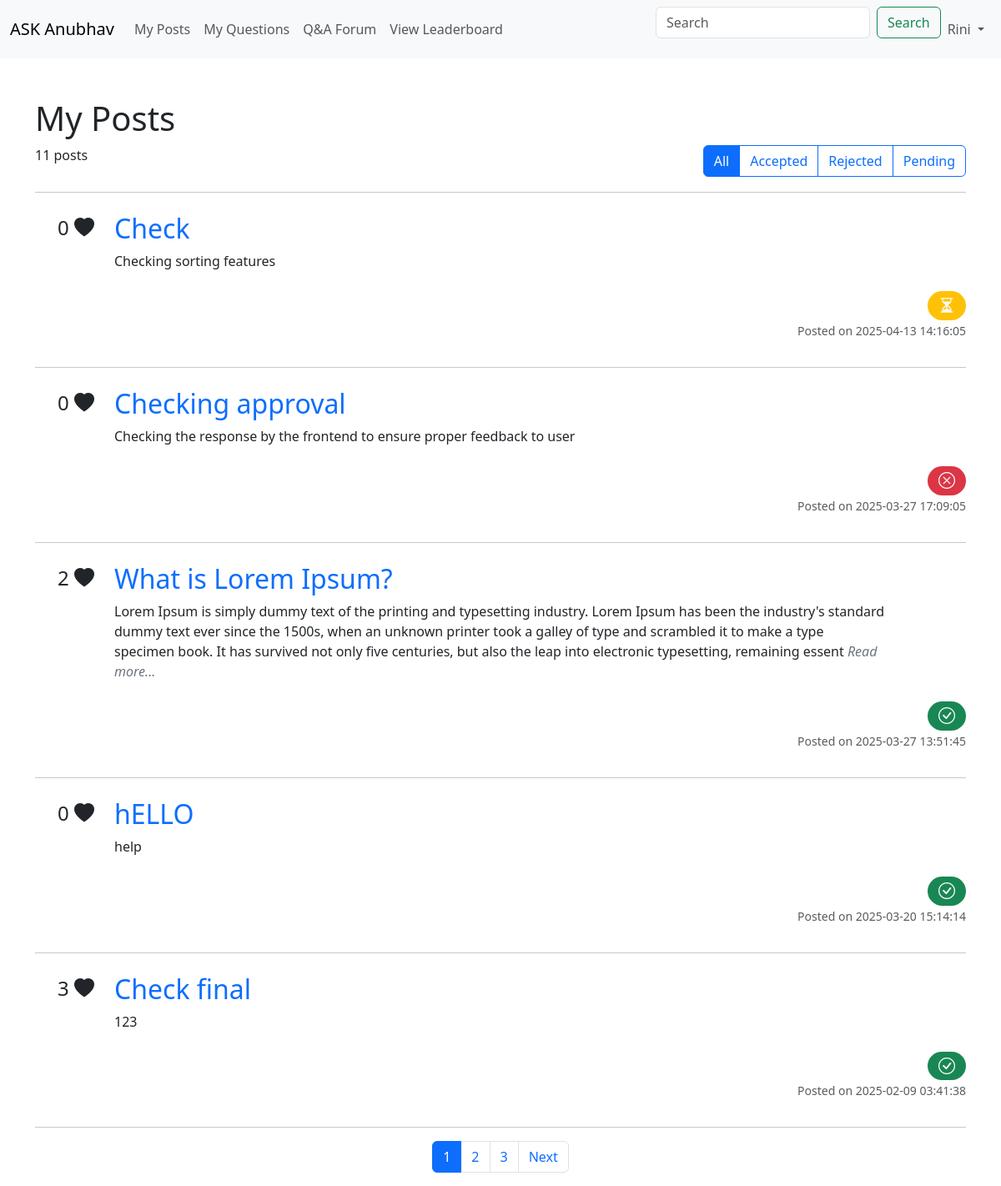
The app's page /my_posts (signed in) with its own data.
### merged.py (models this page shows, shortened)
class Post(db.Model):
    __tablename__ = 'post'
    id = db.Column(db.Integer, primary_key=True)
    title = db.Column(db.String(100), nullable=False)
    body = db.Column(db.Text, nullable=False)
    keywords = db.Column(db.String(255))
    date_of_post = db.Column(db.DateTime, default=lambda: datetime.now(timezone.utc))
    student_id = db.Column(db.Integer, nullable=False)
    like_count = db.Column(db.Integer, default=0)
    tags = db.relationship('Tag', secondary=post_tags, lazy='subquery', backref=db.backref('posts', lazy=True))
    approval = db.relationship('PostApproval', uselist=False, back_populates='post')

class PostApproval(db.Model):
    __tablename__ = 'post_approval'
    id = db.Column(db.Integer, primary_key=True)
    post_id = db.Column(db.Integer, db.ForeignKey('post.id'), nullable=False)
    status = db.Column(db.String(20), default='pending')  # 'pending', 'approved', 'rejected'
    remark = db.Column(db.Text)
    approver_id = db.Column(db.Integer, nullable=True)  # ID of the faculty who approved/rejected
    approval_date = db.Column(db.DateTime, default=datetime.utcnow)
    post = db.relationship('Post', back_populates='approval')

### merged.py (the view)
@app.route('/my_posts')
@student_required
def my_posts():
    try:
        if 'student_id' not in session:
            flash("Please log in to view your posts.", "warning")
            return redirect(url_for('login'))
        page = request.args.get('page', 1, type=int)
        sort = request.args.get('sort', 'latest')  # Default sort is latest
        student_id = session.get('student_id')
        total_posts = Post.query.filter_by(student_id=student_id).count()
        username = session.get('username')
        posts_query = db.session.query(
            Post, PostApproval.status
        ).outerjoin(PostApproval, Post.id == PostApproval.post_id).filter(
            Post.student_id == student_id
        ).order_by(Post.date_of_post.desc())
        if sort == 'accepted':
            posts_query = posts_query.filter(func.lower(PostApproval.status) == 'approved').order_by(Post.date_of_post.desc())
        elif sort == 'rejected':
            posts_query = posts_query.filter(func.lower(PostApproval.status) == 'rejected').order_by(Post.date_of_post.desc())
        elif sort == 'pending':
            posts_query = posts_query.filter(PostApproval.post_id == None).order_by(Post.date_of_post.desc())
        elif sort == 'likes':
            posts_query = posts_query.order_by(Post.like_count.desc())
        else:
            posts_query = posts_query.order_by(Post.date_of_post.desc())
        filtered_post_count = posts_query.count()
        pagination = posts_query.paginate(page=page, per_page=5, error_out=False)
        posts = pagination.items
        return render_template(
            'ASK_Anubhav/Student/my_posts.html',
            posts=posts,
            pagination=pagination,
            student_id=student_id,
            username=username,
            total_posts=filtered_post_count,
            current_sort=sort
        )
    except Exception as e:
        flash(f"An error occurred while fetching your posts: {str(e)}", "danger")
        print("An error occurred while fetching your posts")
        return redirect(url_for('index'))

### merged.py (called while the page is built)
@app.context_processor
def inject_session():
    try:
        return dict(session=session)  # Inject session into all templates
    except Exception as e:
        print("Session not created due to: {str(e)}")
        return dict(session={})

def student_required(f):
    @wraps(f)
    def decorated_function(*args, **kwargs):
        if session.get('is_faculty') != 0:
            flash("Access restricted to students only!", "danger")
            return redirect(url_for('index'))  # Redirect to homepage
        return f(*args, **kwargs)
    return decorated_function

### templates/ASK_Anubhav/Student/my_posts.html (shortened to what this page needs)
<!DOCTYPE html>
<html lang="en">
<head>
    <link rel="stylesheet" href="./static/ASK_Anubhav/Student/style1.css" />
    <link
      href="https://cdn.jsdelivr.net/npm/bootstrap@5.3.3/dist/css/bootstrap.min.css"
      rel="stylesheet"
    />
    <link href="https://cdn.jsdelivr.net/npm/bootstrap-icons/font/bootstrap-icons.css" rel="stylesheet">
</head>
<body>
  <nav class="navbar navbar-expand-lg bg-body-tertiary">
    <div class="container-fluid">
      <a class="navbar-brand bolder" href="{{ url_for('index') }}">ASK Anubhav</a>
      <div class="collapse navbar-collapse" id="navbarSupportedContent">
        <ul class="navbar-nav me-auto mb-2 mb-lg-0">
          <li class="nav-item">
            <a class="nav-link {% if request.path == url_for('my_posts') %}chosen{% endif %}" aria-current="page" href="{{ url_for('my_posts') }}">My Posts</a>
          </li>
          <li class="nav-item">
            <a class="nav-link" href="{{ url_for('my_questions') }}">My Questions</a>
          </li>
          <li class="nav-item">
            <a class="nav-link" href="{{ url_for('qa_forum') }}">Q&A Forum</a>
          </li>
          <li class="nav-item">
            <a class="nav-link" href="{{ url_for('leaderboard') }}">View Leaderboard</a>
          </li>
        </ul>
        <form class="d-flex mb-3" method="GET" action="{{ url_for('index') }}">
          <input class="form-control me-2" type="search" name="search" placeholder="Search" value="{{ search_query }}"
            aria-label="Search">
          <button class="btn btn-outline-success" type="submit">Search</button>
        </form>
        <ul class="navbar-nav">
          <li class="nav-item dropdown">
            <a class="nav-link dropdown-toggle" href="#" id="navbarDropdown" role="button" data-bs-toggle="dropdown"
              aria-expanded="false">
              {{ username }}
            </a>
          </li>
        </ul>
      </div>
    </div>
  </nav>
    <div class="container">
      <div class="row mt-5">
        <div class="col-md-9 ">
          <h1>My Posts</h1>
        </div>
      </div>
      <div class="row">
        <div class="col-3 col-sm-3 col-md-3 col-xs-3">
          <p>{{ total_posts }} posts</p>
        </div>
        <div class="col-9 col-sm-9 col-md-9 col-xs-9 text-end">
            <div class="btn-group" role="group" aria-label="Button group with nested dropdown">
                <a href="{{ url_for('my_posts', sort='latest', page=1, search=search_query) }}" class="btn btn-outline-primary {% if current_sort == 'latest' %}active{% endif %}">All</a>
                <a href="{{ url_for('my_posts', sort='accepted', page=1, search=search_query) }}" class="btn btn-outline-primary {% if current_sort == 'accepted' %}active{% endif %}">Accepted</a>
                <a href="{{ url_for('my_posts', sort='rejected', page=1, search=search_query) }}" class="btn btn-outline-primary {% if current_sort == 'rejected' %}active{% endif %}">Rejected</a>
                <a href="{{ url_for('my_posts', sort='pending', page=1, search=search_query) }}" class="btn btn-outline-primary {% if current_sort == 'pending' %}active{% endif %}">Pending</a>
            </div>
        </div>
      <div>
        <hr />
        {% for post, approval_status in posts %}
        <div class="row mt-4" onclick="window.location='{{ url_for('post_details', post_id=post.id) }}';"
         style="cursor: pointer;">
          <div class="col-1 col-sm-1 col-md-1 col-xs-1 text-end">
            <p style="font-size: 24px;">{{ post.like_count }} <i class="bi bi-heart-fill"></i></p>
          </div>
          <div class="col-10 col-sm-10 col-md-10 col-xs-10">
            <a class="anchor-tag" href="{{ url_for('post_details', post_id=post.id) }}" style="text-decoration:none;">
              <h2>{{ post.title }}</h2>
            </a>
            <p>{{ post.body[:350] }}
            {% if post.body|length > 350 %} <span style="color: #6c757d; font-style: italic;">Read more...<span> {% endif %}
            </p>
          </div>
          <div class="mt-2 text-end">
            {% if post.approval and post.approval.status.lower() in ["approved", "rejected"] %}
                    {% if post.approval.status.lower() == "approved" %}
                        <span class="badge bg-success rounded-pill fs-5" title="Approved"><i class="bi bi-check-circle"></i></span>
                    {% elif post.approval.status.lower() == "rejected" %}
                        <span class="badge bg-danger rounded-pill fs-5" title="Rejected"><i class="bi bi-x-circle"></i></span>
                    {% else %}
                        <span class="badge bg-warning rounded-pill fs-5" title="Pending"><i class="bi bi-hourglass-split"></i></span>
                    {% endif %}
            {% else %}
                        <span class="badge bg-warning rounded-pill fs-5" title="Pending"><i class="bi bi-hourglass-split"></i></span>
            {% endif %}
          </div>
        </div>
          <div class="row">
            <div class="text-end">
              <p class="">
                <small class="text-body-secondary">Posted on {{ post.date_of_post.strftime('%Y-%m-%d %H:%M:%S') }}</small>
              </p>
            </div>
          </div>
      <hr />
      {% endfor %}
    </div>
  <nav>
    <ul class="pagination justify-content-center">
      {% for num in pagination.iter_pages() %}
      {% if num %}
      {% if num == pagination.page %}
      <li class="page-item active"><span class="page-link">{{ num }}</span></li>
      {% else %}
      <li class="page-item">
        <a class="page-link" href="{{ url_for('my_posts', page=num, search=search_query, sort=current_sort) }}">{{ num }}</a>
      </li>
      {% endif %}
      {% else %}
      <li class="page-item disabled"><span class="page-link">...</span></li>
      {% endif %}
      {% endfor %}
      {% if pagination.has_next %}
      <li class="page-item">
        <a class="page-link" href="{{ url_for('my_posts', page=pagination.next_num, search=search_query, sort=current_sort) }}">Next</a>
      </li>
      {% endif %}
    </ul>
  </nav>
</body>
</html>

### static/ASK_Anubhav/Student/style1.css (style rules this page uses)
.anchor-tag { text-decoration: none; }
.chosen { text-decoration: underline; }

### records on screen
Post: like_count "0", title "Check", body "Checking sorting features", date_of_post "2025-04-13 14:16:05"
PostApproval: like_count "0", title "Checking approval", body "Checking the response by the frontend to ensure proper feedback to user", status "Rejected" (drawn), date_of_post "2025-03-27 17:09:05"
PostApproval: like_count "2", title "What is Lorem Ipsum?", body "Lorem Ipsum is simply dummy text of the printing and typesetting industry. Lorem Ipsum has been the industry's standard dummy text ever since the 1500s, when an unknown printer took a galley of type and scrambled it to make a type specimen book. It has survived not only five centuries, but also the leap into electronic typesetting, remaining essent", shows "Read more...", status "Approved" (drawn), date_of_post "2025-03-27 13:51:45"
PostApproval: like_count "0", title "hELLO", body "help", status "Approved" (drawn), date_of_post "2025-03-20 15:14:14"
PostApproval: like_count "3", title "Check final", body "123", status "Approved" (drawn), date_of_post "2025-02-09 03:41:38"

### other values on screen
{{ username }} "Rini"
{{ total_posts }} "11"
{{ num }} "1"
{{ num }} "2" "3"
